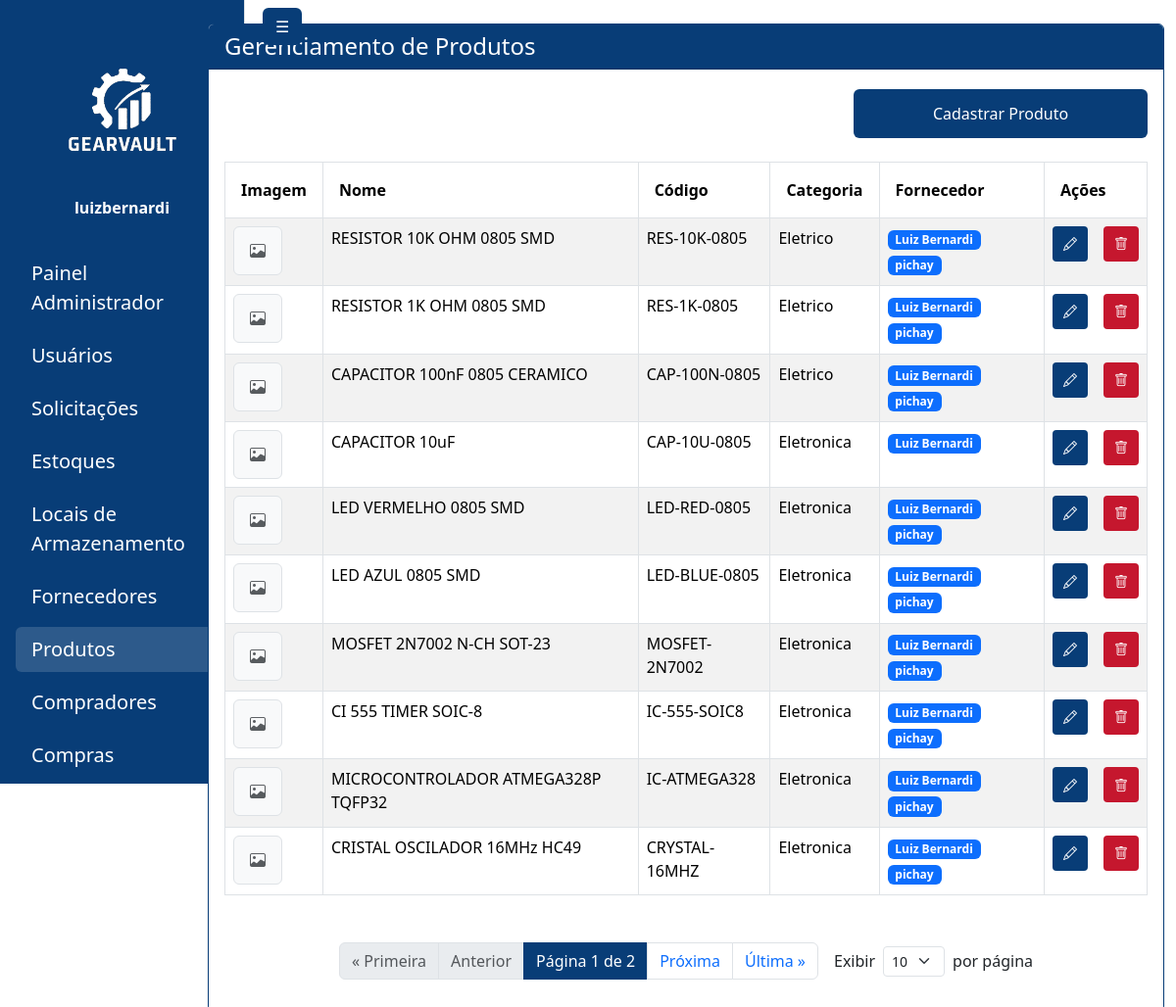
The app's page /administrador/produtos/ (signed in) with its own data.
### gearvault/models.py (models this page shows, shortened)
class Produto(models.Model):
    nome = models.CharField(max_length=255)
    codigo = models.CharField(max_length=100, unique=True)
    categoria = models.CharField(max_length=100, blank=True, null=True)
    descricao = models.TextField(blank=True, null=True)
    fornecedores = models.ManyToManyField(
        Fornecedor, blank=True, related_name='produtos')
    imagem = models.ImageField(upload_to='produtos/', blank=True, null=True)

class Fornecedor(models.Model):
    nome = models.CharField(max_length=255)
    cnpj = models.CharField(  max_length=14, validators=[
        MinLengthValidator(14),
            MaxLengthValidator(14)
        ], blank=False, null=False)
    email = models.EmailField(blank=False, null=False)
    telefone = models.CharField(max_length=11,  validators=[
            MinLengthValidator(11),
            MaxLengthValidator(11)
        ], blank=False, null=False)
    endereco = models.ForeignKey(Endereco, on_delete=models.SET_NULL, blank=False, null=True)

### gearvault/views.py (the view, shortened to what this page needs)
# urls.py: path('produtos/', views.admin_produto_list, name='admin_produto_list'),
@login_required
@require_http_methods(["GET", "POST"])
def admin_produto_list(request):
    if request.user.profile.role != 'ADMIN':
        return redirect('login')
    per_page = int(request.GET.get('per_page', 10))
    produtos = Produto.objects.all().prefetch_related('fornecedores').order_by('id')
    fornecedores = Fornecedor.objects.all()
    paginator = Paginator(produtos, per_page)
    page_number = request.GET.get('page')
    page_obj = paginator.get_page(page_number)
    contexto = {
        'sidebar_links': get_sidebar_links(request.user),
        'produtos': page_obj,
        'fornecedores': fornecedores,    }
    return render(request, 'pages/admin/produto_list.html', contexto)

### gearvault/views.py (called while the page is built, shortened)
def get_sidebar_links(user):
    role = getattr(user.profile, 'role', None)
    if role == 'ADMIN':
        return [
            {'url': '/administrador/painel/', 'label': 'Painel Administrador'},
            {'url': '/administrador/usuarios/', 'label': 'Usuários'},
            {'url': '/administrador/solicitacoes/', 'label': 'Solicitações'},
            {'url': '/administrador/estoques/', 'label': 'Estoques'},
            {'url': '/administrador/locais/', 'label': 'Locais de Armazenamento'},
            {'url': '/administrador/fornecedores/', 'label': 'Fornecedores'},
            {'url': '/administrador/produtos/', 'label': 'Produtos'},
            {'url': '/administrador/compradores/', 'label': 'Compradores'},
            {'url': '/administrador/compras/', 'label': 'Compras'},
        ]
    return []

### gearvault/templates/pages/admin/produto_list.html (shortened to what this page needs)
{% extends 'base.html' %}
{% load static %}
{% block content %}
<div class="container-fluid" id="main-content-panel">
  <div class="row">
    <div class="col-md-2" id="sidebar-panel">
      {% include 'sidebar.html' %}
    </div>
    <div class="col-md-10" id="painel-content">
      <div class="card mt-4 mb-4" style="border: 1px solid #083D77;">
        <div class="card-header text-white" style="background-color: #083D77;">
          <h4 class="mb-0">Gerenciamento de Produtos</h4>
        </div>
        <div class="card-body">
          <div class="d-flex justify-content-end mt-1">
            <button class="btn text-white" style="width: 300px; height: 50px; background-color: #083D77;" data-bs-toggle="modal" data-bs-target="#adicionarProdutoModal">
              Cadastrar Produto
            </button>
          </div>
          <table class="table table-striped table-bordered mt-4">
            <thead>
              <tr>
                <th class="py-3 px-3">Imagem</th>
                <th class="py-3 px-3">Nome</th>
                <th class="py-3 px-3">Código</th>
                <th class="py-3 px-3">Categoria</th>
                <th class="py-3 px-3">Fornecedor</th>
                <th class="py-3 px-3">Ações</th>
              </tr>
            </thead>
            <tbody>
            {% for produto in produtos %}
              <tr>
                <td class="py-2 text-center" style="width: 80px;">
                  {% if produto.imagem %}
                    <img src="{{ produto.imagem.url }}" alt="{{ produto.nome }}"
                         style="width: 50px; height: 50px; object-fit: cover; border-radius: 6px;"
                         class="border">
                  {% else %}
                    <div style="width: 50px; height: 50px; background-color: #f8f9fa; border-radius: 6px;"
                         class="d-flex align-items-center justify-content-center border">
                      <i class="bi bi-image text-muted"></i>
                    </div>
                  {% endif %}
                </td>
                <td class="py-2">{{ produto.nome }}</td>
                <td class="py-2">{{ produto.codigo }}</td>
                <td class="py-2">{{ produto.categoria|default:"Não informado" }}</td>
                <td class="py-2">
                  {% if produto.fornecedores.all %}
                    {% for fornecedor in produto.fornecedores.all %}
                      <span class="badge bg-primary me-1">{{ fornecedor.nome }}</span>
                    {% endfor %}
                  {% else %}
                    <span class="text-muted">Nenhum fornecedor</span>
                  {% endif %}
                </td>
                <td class="py-2" style="width: 9%;">
                  <div class="d-flex gap-3 justify-content-center">
                    <button class="btn btn-sm d-inline-flex align-items-center text-white justify-content-center"
                      style="width: 36px; height: 36px; background-color: #083D77;"
                      data-bs-toggle="modal"
                      data-bs-target="#editarProdutoModal"
                      data-produto-id="{{ produto.id }}"
                      data-nome="{{ produto.nome }}"
                      data-codigo="{{ produto.codigo }}"
                      data-categoria="{{ produto.categoria }}"
                      data-descricao="{{ produto.descricao }}"
                      data-fornecedores-ids="{% for fornecedor in produto.fornecedores.all %}{{ fornecedor.id }}{% if not forloop.last %},{% endif %}{% endfor %}"
                      title="Editar">
                      <i class="bi bi-pencil"></i>
                    </button>
                    <button class="btn btn-sm d-inline-flex align-items-center justify-content-center text-white"
                      style="width: 36px; height: 36px; background-color: #c5172e;"
                      data-bs-toggle="modal"
                      data-bs-target="#excluirProdutoModal"
                      data-produto-id="{{ produto.id }}"
                      data-nome="{{ produto.nome }}"
                      title="Excluir">
                      <i class="bi bi-trash"></i>
                    </button>
                  </div>
                </td>
              </tr>
            {% empty %}
              <tr><td colspan="6">Nenhum produto encontrado.</td></tr>
            {% endfor %}
            </tbody>
          </table>
          <div class="d-flex justify-content-center align-items-center mb-3 mt-5">
            <nav aria-label="Navegação de página" class="d-flex justify-content-center mb-0">
              <ul class="pagination mb-0">
                {% if produtos.number > 1 %}
                  <li class="page-item"><a class="page-link" href="?page=1{% if request.GET.per_page %}&per_page={{ request.GET.per_page }}{% endif %}">« Primeira</a></li>
                {% else %}
                  <li class="page-item disabled"><span class="page-link">« Primeira</span></li>
                {% endif %}
                {% if produtos.has_previous %}
                  <li class="page-item"><a class="page-link" href="?page={{ produtos.previous_page_number }}{% if request.GET.per_page %}&per_page={{ request.GET.per_page }}{% endif %}">Anterior</a></li>
                {% else %}
                  <li class="page-item disabled"><span class="page-link">Anterior</span></li>
                {% endif %}
                <li class="page-item disabled">
                  <span class="page-link text-white" style="background-color: #083D77; border-color: #083D77;">
                    Página {{ produtos.number }} de {{ produtos.paginator.num_pages }}
                  </span>
                </li>
                {% if produtos.has_next %}
                  <li class="page-item"><a class="page-link" href="?page={{ produtos.next_page_number }}{% if request.GET.per_page %}&per_page={{ request.GET.per_page }}{% endif %}">Próxima</a></li>
                {% else %}
                  <li class="page-item disabled"><span class="page-link">Próxima</span></li>
                {% endif %}
                {% if produtos.number < produtos.paginator.num_pages %}
                  <li class="page-item"><a class="page-link" href="?page={{ produtos.paginator.num_pages }}{% if request.GET.per_page %}&per_page={{ request.GET.per_page }}{% endif %}">Última »</a></li>
                {% else %}
                  <li class="page-item disabled"><span class="page-link">Última »</span></li>
                {% endif %}
              </ul>
            </nav>
            <form method="get" class="d-flex align-items-center ms-3" style="gap: 0.5rem;">
              <label for="per_page" class="mb-0">Exibir</label>
              <select name="per_page" id="per_page" class="form-select form-select-sm w-auto" onchange="this.form.submit()">
                <option value="10" {% if produtos.paginator.per_page == 10 %}selected{% endif %}>10</option>
              </select>
              <span>por página</span>
            </form>
          </div>
        </div>
      </div>
    </div>
  </div>
</div>
{% endblock %}

### templates/sidebar.html (shortened to what this page needs)
{% load static %}
<div id="sidebar" class="position-fixed top-0 start-0 vh-100 text-white d-flex flex-column pt-5 border-end" style="background-color: #083D77; width: 250px; transition: transform 0.3s ease;">
  <div class="text-center mb-4 pt-3">
    <img src="{% static 'assets/LogoGearvaultBranco.png' %}" alt="Logo GearVault" style="width: 120px;" class="mb-3" />
    <strong class="d-block">{{ user.username }}</strong>
  </div>
  <nav class="flex-grow-1">
    <ul class="nav flex-column px-3">
      {% if sidebar_links %}
        {% for link in sidebar_links %}
          <li class="nav-item mt-2">
            <a href="{{ link.url }}" class="nav-link text-white fs-5 rounded px-3 py-2 link-hover{% if request.path == link.url %} active-link{% endif %}">{{ link.label }}</a>
          </li>
        {% endfor %}
      {% else %}
        <li class="nav-item text-white px-3">Nenhum link disponível</li>
      {% endif %}
    </ul>
  </nav>
  <div class="mt-auto">
    <a href="{% url 'logout' %}" class="text-white d-block px-3 py-2 pb-3 text-decoration-none text-center"><i class="bi bi-box-arrow-right"></i> Sair</a>
  </div>
</div>
<button id="toggleSidebarBtn" type="button" class="btn position-fixed top-0" style="background-color: #083D77;
  color: white; left: 260px; z-index: 1050; transition: left 0.3s ease; margin: 0.5rem;">☰</button>

### templates/sidebar.html (style rules this page uses)
.link-hover { transition: color 0.3s ease, background-color 0.3s ease; }
.link-hover:hover, .active-link { background-color: rgba(255, 255, 255, 0.15); text-decoration: none; }

### gearvault/templates/pages/admin/produto_list.html (style rules this page uses)
#painel-content { transition: width 0.3s cubic-bezier(0.4,0,0.2,1), margin-left 0.3s cubic-bezier(0.4,0,0.2,1); }
#sidebar-panel { transition: width 0.3s cubic-bezier(0.4,0,0.2,1), display 0.3s cubic-bezier(0.4,0,0.2,1); }
.badge { font-size: 0.75rem; margin-bottom: 0.125rem; }

### records on screen
Produto: nome "RESISTOR 10K OHM 0805 SMD", codigo "RES-10K-0805", categoria "Eletrico"
Fornecedor: nome "Luiz Bernardi"
Fornecedor: nome "pichay"
Produto: nome "RESISTOR 1K OHM 0805 SMD", codigo "RES-1K-0805", categoria "Eletrico"
Produto: nome "CAPACITOR 100nF 0805 CERAMICO", codigo "CAP-100N-0805", categoria "Eletrico"
Produto: nome "CAPACITOR 10uF", codigo "CAP-10U-0805", categoria "Eletronica"
Produto: nome "LED VERMELHO 0805 SMD", codigo "LED-RED-0805", categoria "Eletronica"
Produto: nome "LED AZUL 0805 SMD", codigo "LED-BLUE-0805", categoria "Eletronica"
Produto: nome "MOSFET 2N7002 N-CH SOT-23", codigo "MOSFET-2N7002", categoria "Eletronica"
Produto: nome "CI 555 TIMER SOIC-8", codigo "IC-555-SOIC8", categoria "Eletronica"
Produto: nome "MICROCONTROLADOR ATMEGA328P TQFP32", codigo "IC-ATMEGA328", categoria "Eletronica"
Produto: nome "CRISTAL OSCILADOR 16MHz HC49", codigo "CRYSTAL-16MHZ", categoria "Eletronica"

### other values on screen
{{ user.username }} "luizbernardi"
{{ link.label }} "Painel Administrador" "Usuários" "Solicitações" "Estoques" "Locais de Armazenamento" "Fornecedores" "Produtos" "Compradores" "Compras"
{{ produtos.number }} "1"
{{ produtos.paginator.num_pages }} "2"
